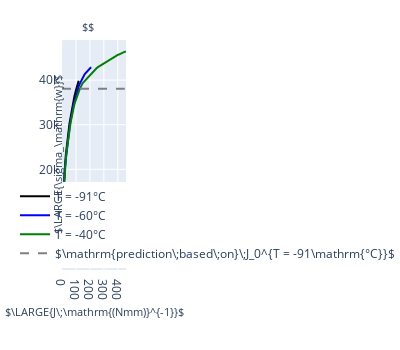

Write notebook code for a chart like this one.
### Code cell
# plot
# non-normalised

ylab = r'$\LARGE{\sigma_\mathrm{w}}$'
xlab = r'$\LARGE{J\;\mathrm{(Nmm)}^{-1}}$'
# ylab = r'$\LARGE{(\sigma_\mathrm{w}/\sigma_\mathrm{u})^m }$'
layout['annotations'][1]['text'] = ylab
title = r'$$'
data = []

sw_data_plot = glob_sw_all #glob_sw_all_corr

for ri, sw_r in enumerate(sw_data_plot):
    sw = sw_r[idxm]
    mi = idxm
   
    x_plot = (gdata_all[ri]['gdata']['jintc']).values[skipped_lines_all[ri]:]
    y_plot = sw # / su_all[ri] 
    

    data.append({
            'x': x_plot,
            'y': np.array(y_plot),   # /mean_corr[ri]
            'name': r'T = ' + str(temps[ri]) + r'°C',
        #             'marker':{'symbol':'circle', 'color': [ri]},
            'line': {'dash': lines[0], 'color': cols[ri], 'width': 2},
             'mode': 'lines',
        })
data.append(
    {
        'x': np.linspace(0, 450),
        'y': sw_data_plot[1][idxm][gdata_all[1]['j0_idx']-skipped_lines_all[1]]  * np.ones(120), # / su_all[1],
        'line': {'dash': lines[1], 'color': 'grey'},
        'name': r'$\mathrm{prediction\;based\;on}\;J_0^{T = -91\mathrm{°C}}$' 
            })


layout = {
    'width': 400,
    'height': 350,
    'xaxis': {
#         'range': [-0.1, 1.1],
        'zeroline': False,
        'showline': True,
        'mirror': 'all',
#         'title': r'$m$',
        'titlefont':{'size': 13}
    },
    'yaxis': {
        'zeroline': False,
        'showline': True,
        'mirror': 'all',
#         'title': '$\sigma_\mathrm{w}/\sigma_\mathrm{f} $ ',
        'titlefont':{'size': 13},

    },
    'annotations':[
    {
        'text':  xlab,
        'x': 0.5,
        'y': -0.22,
        'xref': 'paper',
        'yref': 'paper',
        'showarrow': False,
        'font': {'size': 11},
    },
        {
        'text':  ylab,
        'x': -0.22,
        'y': 0.5,
        'xref': 'paper',
        'yref': 'paper',
        'showarrow': False,
        'font': {'size': 11},
        'textangle': -90
    },
        {
        'text':  title,
        'x': 0.41,
        'y': 1.1,
        'xref': 'paper',
        'yref': 'paper',
        'showarrow': False,
        'font': {'size': 11},
    },
    ],
    'legend':{
        'x': 0.8,
        'y': 0.01,
    },
    
     'margin': {
                'l': 80,
                'r': 20,
                'b': 80,
                't': 40,
#                 'pad': 1
     },

}

layout['showlegend'] = True
f = go.FigureWidget(data,layout)
py.iplot(f)
